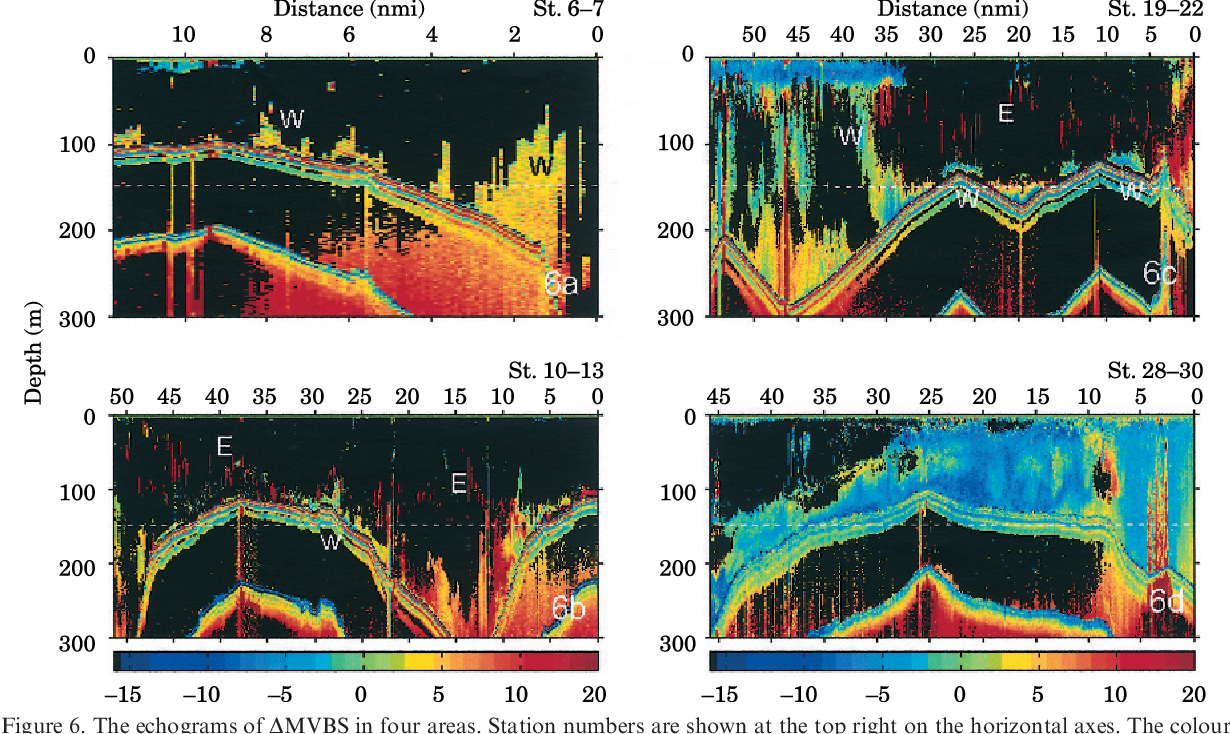
#> input picture design-refs/echograms.png, 1230 x 734 px, given in place of wide-left-active.png, which was not available
$ python make_plate_r3.py ../../../../../../../../design-refs/echograms.png
#> lines starting #> are read from the running program, lines starting #| are printed output that depends on the picture; after the words box and inside, x2 and y2 are one past the last pixel; in counts of white or black regions, pixels touching at a corner belong together; pictures that were not available may be replaced by others from this repository, and a replacement may not be noted
"""Assemble the p84 r3 button material, typography, geometry, and LED plate."""

import sys
from pathlib import Path

from PIL import Image, ImageDraw, ImageFilter, ImageFont

HERE = Path(__file__).resolve().parent
ROOT = HERE.parents[2]
CANON = HERE.parent / "renders"
COMPARE = ROOT / "design-lab/scratchdiag"
OUT = (
    Path(sys.argv[1]).expanduser().resolve()
    if len(sys.argv) > 1
    else ROOT / "design-lab/plates/p84-screen-bevel-buttons-r3.png"
)

W, H = 1600, 1400
BG = (13, 16, 20)
CARD = (28, 32, 38)
EDGE = (73, 82, 94)
TEXT = (240, 243, 246)
MUTED = (157, 168, 181)
CYAN = (82, 217, 255)
RED = (255, 72, 52)
GREEN = (65, 235, 104)
BLUE = (42, 142, 255)
PURPLE = (190, 78, 255)
COLORS = (RED, GREEN, BLUE, PURPLE)

plate = Image.new("RGB", (W, H), BG)
draw = ImageDraw.Draw(plate)


def font(size, bold=False):
    candidates = (
        ["/System/Library/Fonts/Supplemental/Arial Bold.ttf"] if bold else []
    ) + [
        "/System/Library/Fonts/Supplemental/Arial.ttf",
        "/System/Library/Fonts/Helvetica.ttc",
        "/usr/share/fonts/truetype/dejavu/DejaVuSans.ttf",
    ]
    for path in candidates:
        try:
            return ImageFont.truetype(path, size)
        except OSError:
            pass
    return ImageFont.load_default()


def alpha_crop(name, pad=6):
    root = COMPARE if name.startswith("p84-r3-metal-") else CANON
    image = Image.open(root / name).convert("RGBA")
    bbox = image.getchannel("A").getbbox()
    if bbox is None:
        raise ValueError(f"render has no alpha content: {name}")
    x0, y0, x1, y1 = bbox
    return image.crop((
        max(0, x0 - pad), max(0, y0 - pad),
        min(image.width, x1 + pad), min(image.height, y1 + pad),
    ))


def paste_fitted(name, area):
    x, y, w, h = area
    image = alpha_crop(name)
    image.thumbnail((w, h), Image.Resampling.LANCZOS)
    px = x + (w - image.width) // 2
    py = y + (h - image.height) // 2
    alpha = image.getchannel("A")
    shadow = Image.new("L", (image.width + 24, image.height + 24), 0)
    shadow.paste(alpha, (12, 12))
    shadow = shadow.filter(ImageFilter.GaussianBlur(7))
    plate.paste((0, 0, 0), (px - 12, py - 6), shadow)
    plate.paste(image, (px, py), image)


def audit_image(name, height=32):
    image = alpha_crop(name)
    width = max(1, round(image.width * height / image.height))
    return image.resize((width, height), Image.Resampling.LANCZOS)


def card(box, accent):
    x, y, w, h = box
    draw.rounded_rectangle((x, y, x + w, y + h), 22, fill=CARD, outline=EDGE, width=2)
    draw.rounded_rectangle((x, y, x + w, y + 8), 4, fill=accent)


def centered(text, cx, y, size=14, color=MUTED):
    fnt = font(size, True)
    bbox = draw.textbbox((0, 0), text, font=fnt)
    draw.text((cx - (bbox[2] - bbox[0]) // 2, y), text, font=fnt, fill=color)


def material_card(title, active, inactive, x, accent):
    card((x, 150, 740, 300), accent)
    draw.text((x + 24, 174), title, font=font(24, True), fill=TEXT)
    paste_fitted(active, (x + 28, 218, 324, 126))
    paste_fitted(inactive, (x + 388, 218, 324, 126))
    centered("ACTIVE", x + 190, 354, 14, accent)
    centered("INACTIVE", x + 550, 354, 14)
    draw.text((x + 24, 397), "bold mono · flush screen print · non-glossy black", font=font(16), fill=MUTED)


def geometry_card(title, active, inactive, x, accent):
    card((x, 535, 740, 245), accent)
    draw.text((x + 24, 559), title, font=font(23, True), fill=TEXT)
    paste_fitted(active, (x + 28, 605, 324, 118))
    paste_fitted(inactive, (x + 388, 605, 324, 118))
    centered("ACTIVE", x + 190, 729, 14, accent)
    centered("INACTIVE", x + 550, 729, 14)


def compact_card(number, x, accent):
    card((x, 865, 350, 300), accent)
    draw.text((x + 22, 889), f"NUMBER {number}", font=font(22, True), fill=TEXT)
    paste_fitted(f"compact-{number}-active.png", (x + 86, 928, 178, 190))
    centered("ACTIVE", x + 175, 1124, 14, accent)


draw.text((54, 38), "P84 · SCREEN-BEVEL BUTTONS · R3", font=font(41, True), fill=TEXT)
draw.text(
    (56, 91),
    "bold monospace screen print · matte plastic / blackened metal · saturated LED lenses + confined glow · balanced wide labels",
    font=font(20), fill=MUTED,
)

draw.text((52, 122), "MATERIAL A/B", font=font(20, True), fill=(194, 202, 212))
material_card("MATTE BLACK MOULDED PLASTIC", "wide-left-active.png", "wide-left-inactive.png", 50, CYAN)
#> in alpha_crop, `bbox = image.getchannel("A").getbbox()`: bbox = (0, 0, 1230, 734)
#> in alpha_crop, `x0, y0, x1, y1 = bbox`: x0 = 0; x1 = 1230; y1 = 734
#> in paste_fitted, `image.thumbnail((w, h), Image.Resampling.LANCZOS)`:
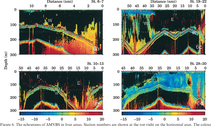
#> image: PIL image 211x126 RGBA; mean R, G, B, A 148.4, 152.7, 144.4, 255
#> in paste_fitted, `alpha = image.getchannel("A")`: alpha: PIL image 211x126 L; every value is 255
#> in paste_fitted, `shadow = Image.new("L", (image.width + 24, image.height + 24), 0)`: shadow: PIL image 235x150 L; every value is 0
#> in paste_fitted, `shadow.paste(alpha, (12, 12))`:
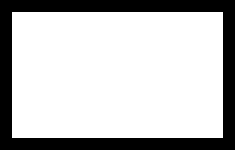
#> shadow: PIL image 235x150 L; 75.4% white; 1 black region, box (x1, y1, x2, y2) and area: (0, 0, 235, 150) 8664
#> call 2 of paste_fitted, with name = 'wide-left-inactive.png', area = (438, 218, 324, 126)
#> call 2 of alpha_crop, with name = 'wide-left-inactive.png', pad = 6
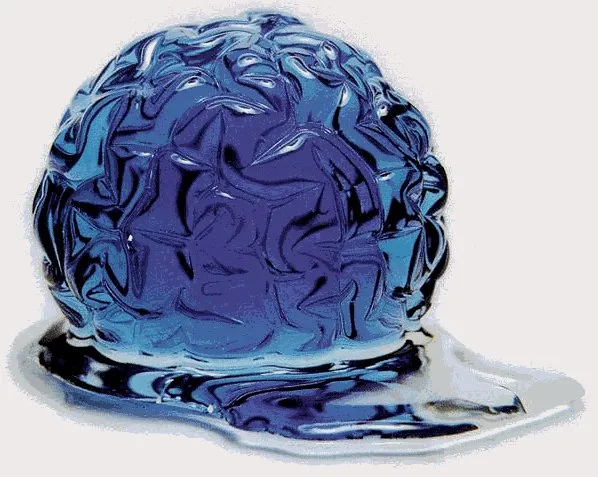
#> input picture design-refs/how-magneto-rheological-suspension-works.png, 598 x 477 px, given in place of wide-left-inactive.png, which was not available
#> in alpha_crop (call 2), `bbox = image.getchannel("A").getbbox()`: bbox = (0, 0, 598, 477)
#> in alpha_crop (call 2), `x0, y0, x1, y1 = bbox`: x1 = 598; y1 = 477
#> in paste_fitted (call 2), `image.thumbnail((w, h), Image.Resampling.LANCZOS)`:
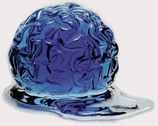
#> image: PIL image 158x126 RGBA; mean R, G, B, A 144, 151.9, 176.5, 255
#> in paste_fitted (call 2), `alpha = image.getchannel("A")`: alpha: PIL image 158x126 L; every value is 255
#> in paste_fitted (call 2), `shadow = Image.new("L", (image.width + 24, image.height + 24), 0)`: shadow: PIL image 182x150 L; every value is 0
#> in paste_fitted (call 2), `shadow.paste(alpha, (12, 12))`:
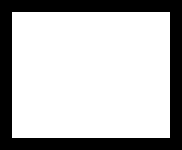
#> shadow: PIL image 182x150 L; 72.9% white; 1 black region, box (x1, y1, x2, y2) and area: (0, 0, 182, 150) 7392
#> in paste_fitted (call 2), `shadow = shadow.filter(ImageFilter.GaussianBlur(7))`:
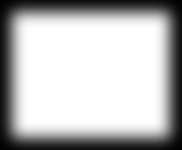
#> shadow: PIL image 182x150 L; min 1, max 255, mean 185.6
#> in centered, `bbox = draw.textbbox((0, 0), text, font=fnt)`: bbox = (0, 3, 50, 13)
material_card("BEAD-BLASTED BLACKENED METAL", "p84-r3-metal-source-active.png", "p84-r3-metal-source-inactive.png", 810, (151, 164, 181))
#> call 3 of paste_fitted, with name = 'p84-r3-metal-source-active.png', area = (838, 218, 324, 126)
#> in paste_fitted (call 3), `plate.paste((0, 0, 0), (px - 12, py - 6), shadow)`:
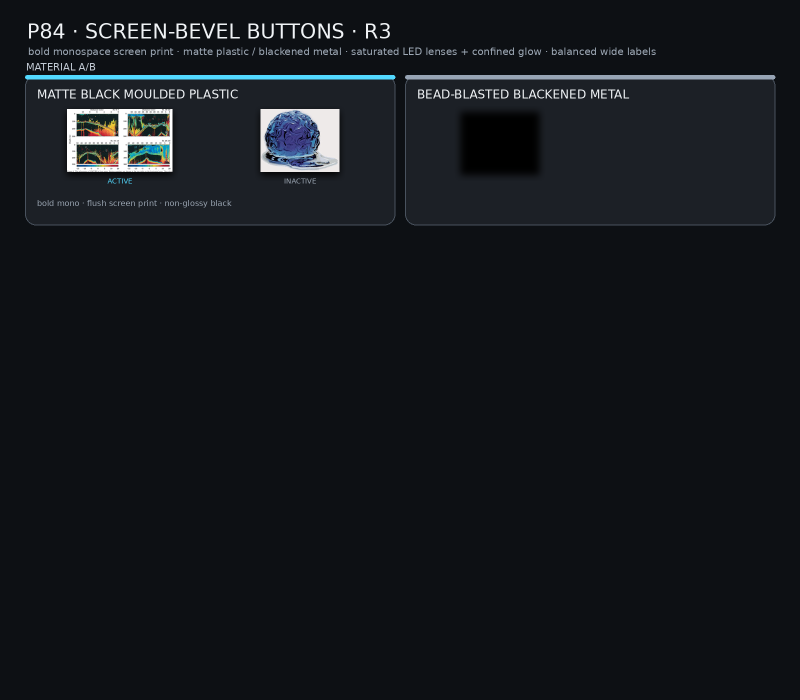
#> plate: PIL image 1600x1400 RGB (shown at 1/2 size); mean R, G, B 20.3, 23.9, 28.4
#> (the run stopped early here; a loop or call above may not have finished)
